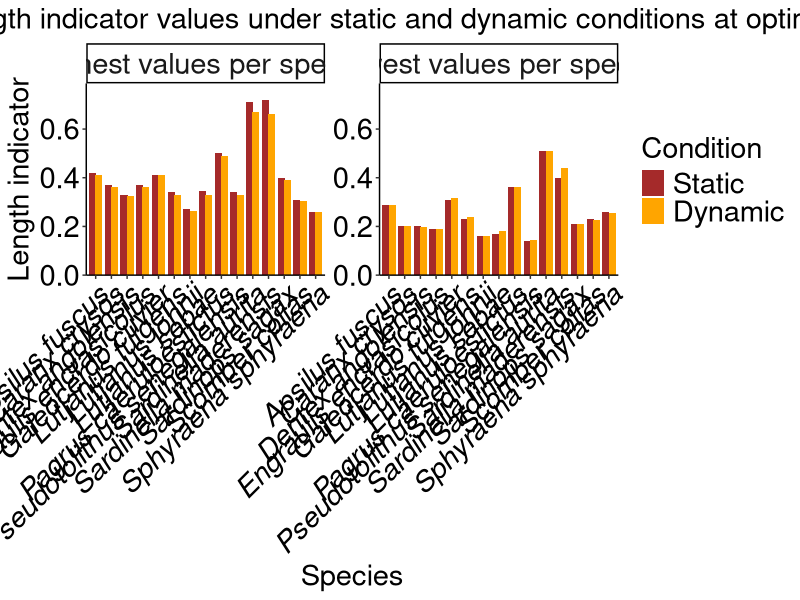
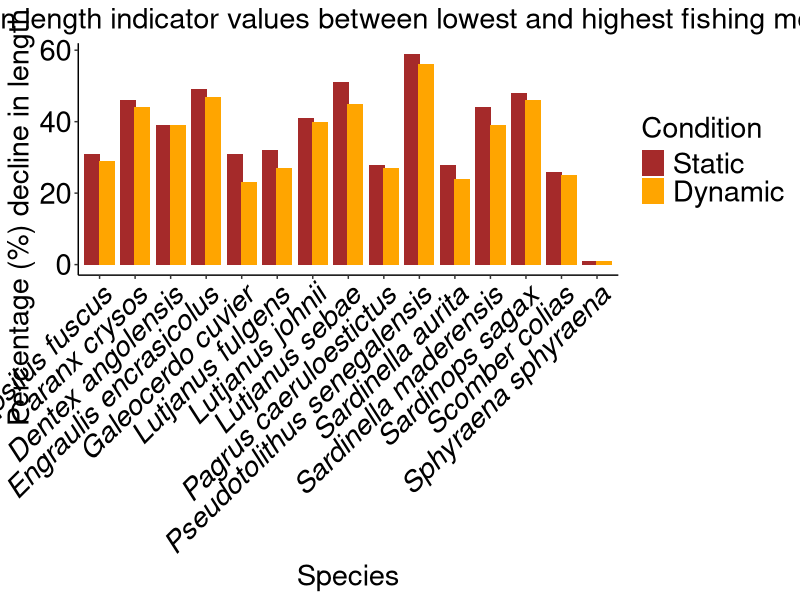

Reproduce these figures in R, in order. (Note: this script raises an error after producing the figures.)

rm(list = ls())

# Load libraries
library(ggplot2)
library(tidyverse)
library(reshape2)
library(patchwork)
library(scales)

# Define reusable palette
# palette_name <- "RdBu"


# Set theme for output plots
theme_set(theme_classic())
theme_update(axis.text.x = element_text(colour = "black", size = 21, angle = 45, hjust = 1, face = "italic"),
              axis.text.y = element_text(colour = "black", size = 21),
              axis.title.y.right = element_text(colour = "black", size = 20),
              axis.text.y.right = element_text(colour = "black", size = 21), 
              axis.title = element_text(size = 21),
              strip.text = element_text(size = 21),
                legend.text = element_text(size = 21),
                legend.title = element_text(size = 21),
              plot.title = element_text(size = 21, hjust = 0.5))

# Read in the data
comparison <- read.csv("Parameters/comparison.csv")

# Ensure growth_strategy and species are treated as factors
comparison$growth_strategy <- as.factor(comparison$growth_strategy)
comparison$species <- as.factor(comparison$species)

# print(head(comparison))

n <- nrow(comparison)

#  Loop over comparison data
for (irow in 1:n) {
    # Extract the row
    row <- comparison[irow, ]
    
    # Extract the values
    growth_strategy <- row$growth_strategy
    species <- row$species
    
    # Print the values
    # print(paste("Growth Strategy:", growth_strategy))
    # print(paste("Species:", species))
    
    # Create a data frame for comparison
    comparison_df <- data.frame(species = species, 
                                 growth_strategy = growth_strategy,
                                 static_highest = row$static_highest,
                                 static_lowest = row$static_lowest,
                                 static_percentage_decline = row$static_percentage_decline,
                                 dynamic_highest = row$dynamic_highest,
                                 dynamic_lowest = row$dynamic_lowest,
                                 dynamic_percentage_decline = row$dynamic_percentage_decline,
                                 low_posit5 = row$low_posit5,
                                 low_negt5 = row$low_negt5,
                                 medium_posit5 = row$medium_posit5,
                                 medium_posit5 = row$medium_negt5,
                                 high_posit5 = row$high_posit5,
                                 high_negt5 = row$high_negt5,
                                 factor_change_static_dynamic_hst = row$factor_change_static_dynamic_hst,
                                 factor_change_static_dynamic_lst = row$factor_change_static_dynamic_lst,
                                 sp_opt_temp = row$sp_opt_temp)

    # Baseline values
    static_highest <- comparison$static_highest[irow]
    static_lowest <- comparison$static_lowest[irow]
    static_percentage_decline <- comparison$static_percentage_decline[irow]
    dynamic_highest <- comparison$dynamic_highest[irow]
    dynamic_lowest <- comparison$dynamic_lowest[irow]
    dynamic_percentage_decline <- comparison$dynamic_percentage_decline[irow]
    factor_change_static_dynamic_hst <- comparison$factor_change_static_dynamic_hst[irow]
    factor_change_static_dynamic_lst <- comparison$factor_change_static_dynamic_lst[irow]
    sp_opt_temp <- comparison$sp_opt_temp[irow]
    
}


# # Plot a bar chart for factor changes in static vs dynamic conditions with ggplot2
# comparison_long <- comparison %>%
#     mutate(
#         growth_strategy = factor(growth_strategy, levels = c("Slow", "Fast"))
#     ) %>%
#     pivot_longer(
#         cols = c(factor_change_static_dynamic_hst, factor_change_static_dynamic_lst),
#         names_to = "metric",
#         values_to = "value"
#     ) %>%
#     mutate(
#         metric = recode(
#             metric,
#             factor_change_static_dynamic_hst = "Lowest fishing mortality rate",
#             factor_change_static_dynamic_lst = "Highest fishing mortality rate"
#         ),
#         metric = factor(metric, levels = c("Lowest fishing mortality rate", "Highest fishing mortality rate"))
#     )

# g10 <- ggplot() +
#     # Bar plot
#     geom_bar(
#         data = comparison_long,
#         aes(x = species, y = value, fill = growth_strategy),
#         stat = "identity",
#         position = "dodge"
#     ) +
#     facet_wrap(~ metric, scales = "free_y") +
#     scale_fill_manual(
#         name = "Growth strategy",
#         values = c("Slow" = "lightblue", "Fast" = "orange")
#     ) +
#     scale_y_continuous(
#         name = "Percentage (%) difference between static and dynamic conditions"
#     ) +
#     labs(
#         title = "Estimation factor difference between static and dynamic conditions for each species",
#         x = "Species"
#     ) +
#     facet_wrap(
#         ~ metric, 
#         scales = "free_y",
#         labeller = as_labeller(function(x) x)
#     ) +
#     # Set y-axis limit for "Lowest fishing mortality rate" facet
#     ggplot2::geom_blank(data = comparison_long %>% filter(metric == "Lowest fishing mortality rate") %>% mutate(value = 10), 
#                         aes(x = species, y = value))

# # Set y-axis limit for the "Lowest fishing mortality rate" facet to 10
# g10 <- g10 + 
#     ggplot2::facet_wrap(
#         ~ metric, 
#         scales = "free_y",
#         labeller = as_labeller(function(x) x)
#     ) +
#     ggplot2::geom_blank(
#         data = comparison_long %>% filter(metric == "Lowest fishing mortality rate") %>% mutate(value = 10),
#         aes(x = species, y = value)
#     )

# g10


# # # Save g10 plot to a file
# ggsave(g10, filename = paste0("Shared/Outputs/comparison_factor_change_", comparison, ".png"), width = 18, height = 12, units = "in", dpi = 600)



# Plot a bar chart for the comparison with ggplot2
# Reshape the data to long format for plotting multiple variables on y-axis
# Combine static_highest/static_lowest and dynamic_highest/dynamic_lowest into two groups for plotting

# # Prepare data for bar plot (as before)
# comparison_long <- comparison %>%
#     mutate(
#         growth_strategy = factor(growth_strategy, levels = c("Slow", "Fast"))
#     ) %>%
#     pivot_longer(
#         cols = c(static_highest, static_lowest, dynamic_highest, dynamic_lowest),
#         names_to = "metric",
#         values_to = "value"
#     ) %>%
#     mutate(
#         group = case_when(
#             metric %in% c("static_highest", "static_lowest") ~ "Static conditions",
#             metric %in% c("dynamic_highest", "dynamic_lowest") ~ "Dynamic conditions"
#         ),
#         metric = recode(
#             metric,
#             static_highest = "Highest",
#             static_lowest = "Lowest",
#             dynamic_highest = "Highest",
#             dynamic_lowest = "Lowest"
#         ),
#         group = factor(group, levels = c("Static conditions", "Dynamic conditions")),
#         metric = factor(metric, levels = c("Highest", "Lowest"))
#     )

# g11 <- ggplot() +
#     # Bar plot
#     geom_bar(
#         data = comparison_long,
#         aes(x = species, y = value, fill = metric),
#         stat = "identity",
#         position = position_dodge(width = 0.8)
#     ) +
#     facet_wrap(~ group, scales = "free_y") +
#     scale_fill_manual(
#         name = "Indicator value",
#         values = c("Highest" = "brown", "Lowest" = "yellow")
#     ) +
#     scale_y_continuous(
#         name = "Length indicator"
#     ) +
#     labs(
#         title = "Highest and lowest length indicator values under lowest and highest fishing mortality rates, respectively, in both static and dynamic conditions at optimal temperature",
#         x = "Species"
#     )

# g11

# # # # Save g11 plot to a file
# # # ggsave(g11, filename = paste0("Shared/Outputs/comparison_", comparison, ".png"), width = 17, height = 9, units = "in", dpi = 600)


# # Plot a bar chart for the percentages of the comparison with ggplot2
# comparison_long <- comparison %>%
#     mutate(
#         growth_strategy = recode(
#             growth_strategy,
#             "Slow" = "Slow",
#             "Fast" = "Fast"
#         ),
#         # Set factor levels to ensure Slow comes before Fast
#         growth_strategy = factor(growth_strategy, levels = c("Slow", "Fast"))
#     ) %>%
#     pivot_longer(
#         cols = c(
#             static_percentage_decline, dynamic_percentage_decline
#         ),
#         names_to = "metric",
#         values_to = "value"
#     ) %>%
#     mutate(
#         metric = recode(
#             metric,
#             static_percentage_decline = "Static conditions",
#             dynamic_percentage_decline = "Dynamic conditions"
#         ),
#         # Set factor levels to ensure static comes before dynamic
#         metric = factor(
#             metric,
#             levels = c("Static conditions", "Dynamic conditions")
#         )
#     )
# g12 <- ggplot(comparison_long,
#     aes(x = species, y = value, fill = growth_strategy)
# ) +
#     geom_bar(stat = "identity", position = "dodge") +
#     facet_wrap(~ metric, scales = "free_y") +
#     scale_fill_manual(
#         name = "Growth strategy",
#         values = c("Slow" = "lightblue", "Fast" = "orange")
#     ) +
#     labs(
#         title = "Percentage decline in length indicator values between lowest and highest fishing mortality rates under static and dynamic conditions",
#         x = "Species",
#         y = "Percentage (%) decline in length indicator"
#     )

# g12

# # # Save g12 plot to a file
# # # ggsave(g12, filename = paste0("Shared/Outputs/comparison_percentage_", comparison, ".png"), width = 18, height = 9, units = "in", dpi = 600)


# # # Save g11 and g12 plots to a file  
# # # Combine g10 and g11 using patchwork and save as a single image
# ggsave(g11 / g12, filename = "Shared/Outputs/comparison_combined.png", width = 22, height = 22, units = "in", dpi = 600)



# # Reshape data for plotting: combine posit5 and negt5 for each Fmort level, distinguish by temperature direction
# comparison_long <- comparison %>%
#     mutate(
#         growth_strategy = factor(growth_strategy, levels = c("Slow", "Fast"))
#     ) %>%
#     pivot_longer(
#         cols = c(
#             low_posit5, low_negt5,
#             medium_posit5, medium_negt5,
#             high_posit5, high_negt5
#         ),
#         names_to = "metric",
#         values_to = "value"
#     ) %>%
#     mutate(
#         Fmort = case_when(
#             grepl("^low_", metric) ~ "0.01",
#             grepl("^medium_", metric) ~ "0.40",
#             grepl("^high_", metric) ~ "1.77"
#         ),
#         Temp = case_when(
#             grepl("posit5$", metric) ~ "+5°C",
#             grepl("negt5$", metric) ~ "-5°C"
#         ),
#         Fmort = factor(Fmort, levels = c("0.01", "0.40", "1.77")),
#         Temp = factor(Temp, levels = c("+5°C", "-5°C"))
#     )

# g13 <- ggplot(comparison_long,
#     aes(x = species, y = value, fill = Temp, group = Temp)
# ) +
#     geom_bar(stat = "identity", position = position_dodge(width = 0.8)) +
#     facet_wrap(~ Fmort, scales = "free_y") +
#     scale_fill_manual(
#         name = "Temperature",
#         values = c("+5°C" ="red", "-5°C" = "skyblue")
#     ) +
#     scale_y_continuous(
#         limits = c(0, 0.25),
#         expand = expansion(mult = c(0, 0.05))
#     ) +
#     labs(
#         title = "Static vs dynamic length-based indicator differences for each species at +5°C and -5°C",
#         x = "Species",
#         y = "Static vs dynamic length-based indicator differences"
#     ) 

# g13

# # # Save g13 plot to a file
# ggsave(g13, filename = paste0("Shared/Outputs/comparison_low_medium_high_", comparison, ".png"), width = 18, height = 9, units = "in", dpi = 600)

# Prepare data for bar plot (as before)
# Prepare data for plotting highest and lowest values together for shared legend

# # Combine highest and lowest into one long dataframe
comparison_hilo_long <- comparison %>%
    mutate(
        growth_strategy = factor(growth_strategy, levels = c("Slow", "Fast"))
    ) %>%
    pivot_longer(
        cols = c(static_highest, dynamic_highest, static_lowest, dynamic_lowest),
        names_to = "metric",
        values_to = "value"
    ) %>%
    mutate(
        condition = case_when(
            metric %in% c("static_highest", "static_lowest") ~ "Static",
            metric %in% c("dynamic_highest", "dynamic_lowest") ~ "Dynamic"
        ),
        indicator = case_when(
            metric %in% c("static_highest", "dynamic_highest") ~ "Highest values per species",
            metric %in% c("static_lowest", "dynamic_lowest") ~ "Lowest values per species"
        ),
        condition = factor(condition, levels = c("Static", "Dynamic")),
        indicator = factor(indicator, levels = c("Highest values per species", "Lowest values per species"))
    )

g14_combined <- ggplot(comparison_hilo_long,
    aes(x = species, y = value, fill = condition)
) +
    geom_bar(stat = "identity", position = position_dodge(width = 0.8)) +
    scale_fill_manual(
        name = "Condition",
        values = c("Static" = "brown", "Dynamic" = "orange")
    ) +
    facet_wrap(~ indicator, scales = "free_y") +
    labs(
        title = "Highest and lowest length indicator values under static and dynamic conditions at optimal temperature",
        x = "Species",
        y = "Length indicator"
    ) +
    facet_wrap(~ indicator, scales = "free_y") +
    scale_y_continuous(
        limits = c(0, 0.75),
        expand = expansion(mult = c(0, 0.05))
    )

g14_combined


# # Plot a grouped bar chart showing both static and dynamic percentage declines side by side for each species

comparison_long <- comparison %>%
    mutate(
        growth_strategy = factor(growth_strategy, levels = c("Slow", "Fast"))
    ) %>%
    pivot_longer(
        cols = c(static_percentage_decline, dynamic_percentage_decline),
        names_to = "Condition",
        values_to = "Percentage_Decline"
    ) %>%
    mutate(
        Condition = recode(
            Condition,
            static_percentage_decline = "Static",
            dynamic_percentage_decline = "Dynamic"
        ),
        Condition = factor(Condition, levels = c("Static", "Dynamic"))
    )

g15 <- ggplot(comparison_long,
    aes(x = species, y = Percentage_Decline, fill = Condition)
) +
    geom_bar(stat = "identity", position = position_dodge(width = 0.8)) +
    scale_fill_manual(
        name = "Condition",
        values = c("Static" = "brown", "Dynamic" = "orange")
    ) +
    labs(
        title = "Percentage decline in length indicator values between lowest and highest fishing mortality rates",
        x = "Species",
        y = "Percentage (%) decline in length indicator"
    )

g15

# # Save g15 plot to a file
ggsave(g14_combined + g15, filename = paste0("Shared/Outputs/comparison_percentage_", comparison, ".png"), width = 26, height = 12, units = "in", dpi = 600)

## Changes in indicators with temperature and fishing mortality
